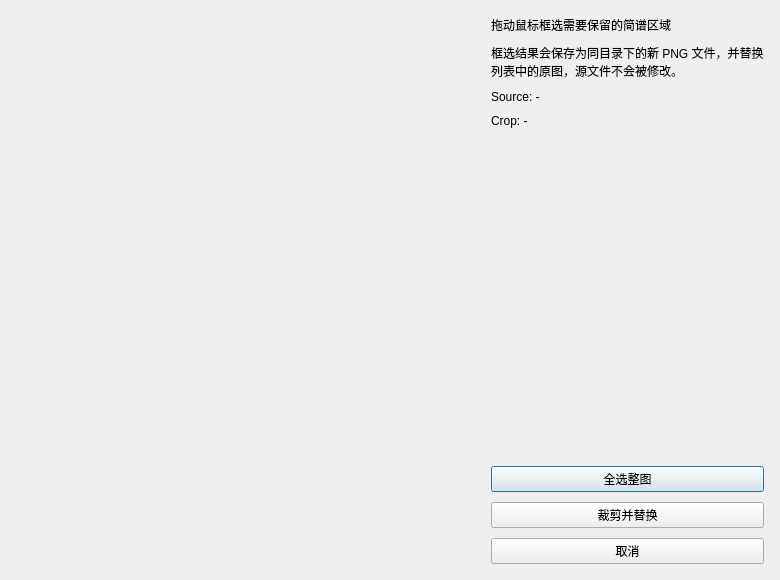
<?xml version="1.0" encoding="UTF-8"?>
<ui version="4.0">
 <class>CropDialog</class>
 <widget class="QDialog" name="CropDialog">
  <property name="geometry">
   <rect>
    <x>0</x>
    <y>0</y>
    <width>780</width>
    <height>580</height>
   </rect>
  </property>
  <property name="minimumSize">
   <size>
    <width>720</width>
    <height>500</height>
   </size>
  </property>
  <property name="windowTitle">
   <string>裁剪简谱图片</string>
  </property>
  <layout class="QHBoxLayout" name="mainLayout">
   <property name="spacing">
    <number>14</number>
   </property>
   <property name="leftMargin">
    <number>16</number>
   </property>
   <property name="topMargin">
    <number>16</number>
   </property>
   <property name="rightMargin">
    <number>16</number>
   </property>
   <property name="bottomMargin">
    <number>16</number>
   </property>
   <item>
    <widget class="QLabel" name="imageLabel">
     <property name="sizePolicy">
      <sizepolicy hsizetype="Expanding" vsizetype="Expanding">
       <horstretch>1</horstretch>
       <verstretch>1</verstretch>
      </sizepolicy>
     </property>
     <property name="minimumSize">
      <size>
       <width>420</width>
       <height>380</height>
      </size>
     </property>
     <property name="alignment">
      <set>Qt::AlignCenter</set>
     </property>
     <property name="text">
      <string/>
     </property>
    </widget>
   </item>
   <item>
    <layout class="QVBoxLayout" name="sideLayout">
     <property name="spacing">
      <number>10</number>
     </property>
     <item>
      <widget class="QLabel" name="titleLabel">
       <property name="text">
        <string>拖动鼠标框选需要保留的简谱区域</string>
       </property>
      </widget>
     </item>
     <item>
      <widget class="QLabel" name="hintLabel">
       <property name="wordWrap">
        <bool>true</bool>
       </property>
       <property name="text">
        <string>框选结果会保存为同目录下的新 PNG 文件，并替换列表中的原图，源文件不会被修改。</string>
       </property>
      </widget>
     </item>
     <item>
      <widget class="QLabel" name="sizeLabel">
       <property name="text">
        <string>Source: -</string>
       </property>
      </widget>
     </item>
     <item>
      <widget class="QLabel" name="selectionLabel">
       <property name="text">
        <string>Crop: -</string>
       </property>
      </widget>
     </item>
     <item>
      <widget class="QLabel" name="statusLabel">
       <property name="wordWrap">
        <bool>true</bool>
       </property>
       <property name="text">
        <string/>
       </property>
      </widget>
     </item>
     <item>
      <spacer name="sideSpacer">
       <property name="orientation">
        <enum>Qt::Vertical</enum>
       </property>
       <property name="sizeHint" stdset="0">
        <size>
         <width>20</width>
         <height>40</height>
        </size>
       </property>
      </spacer>
     </item>
     <item>
      <widget class="QPushButton" name="resetButton">
       <property name="text">
        <string>全选整图</string>
       </property>
      </widget>
     </item>
     <item>
      <widget class="QPushButton" name="cropButton">
       <property name="text">
        <string>裁剪并替换</string>
       </property>
      </widget>
     </item>
     <item>
      <widget class="QPushButton" name="cancelButton">
       <property name="text">
        <string>取消</string>
       </property>
      </widget>
     </item>
    </layout>
   </item>
  </layout>
 </widget>
 <resources/>
</ui>
